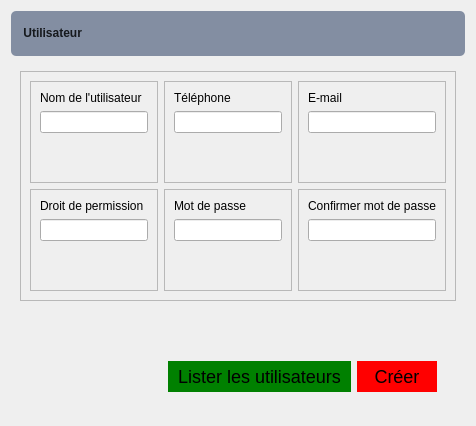
                <widget class="QWidget" name="page_user">
                 <layout class="QVBoxLayout" name="verticalLayout_13">
                  <item>
                   <widget class="QWidget" name="widget_3" native="true">
                    <property name="minimumSize">
                     <size>
                      <width>0</width>
                      <height>45</height>
                     </size>
                    </property>
                    <property name="maximumSize">
                     <size>
                      <width>16777215</width>
                      <height>45</height>
                     </size>
                    </property>
                    <property name="styleSheet">
                     <string notr="true">background-color: #838ea2;
color : #16191d;
font-weight : bold;
border-radius : 5px;</string>
                    </property>
                    <layout class="QHBoxLayout" name="horizontalLayout_11">
                     <item>
                      <widget class="QPushButton" name="pushButton_3">
                       <property name="text">
                        <string> Utilisateur</string>
                       </property>
                       <property name="icon">
                        <iconset resource="resources.qrc">
                         <normaloff>:/icon_2/users.svg</normaloff>:/icon_2/users.svg</iconset>
                       </property>
                      </widget>
                     </item>
                     <item>
                      <spacer name="horizontalSpacer_3">
                       <property name="orientation">
                        <enum>Qt::Horizontal</enum>
                       </property>
                       <property name="sizeHint" stdset="0">
                        <size>
                         <width>40</width>
                         <height>20</height>
                        </size>
                       </property>
                      </spacer>
                     </item>
                    </layout>
                   </widget>
                  </item>
                  <item>
                   <widget class="QWidget" name="widget_4" native="true">
                    <layout class="QVBoxLayout" name="verticalLayout_14">
                     <item>
                      <widget class="QFrame" name="frame_6">
                       <property name="frameShape">
                        <enum>QFrame::StyledPanel</enum>
                       </property>
                       <property name="frameShadow">
                        <enum>QFrame::Raised</enum>
                       </property>
                       <layout class="QGridLayout" name="gridLayout_3">
                        <item row="0" column="0">
                         <widget class="QFrame" name="frame_8">
                          <property name="frameShape">
                           <enum>QFrame::StyledPanel</enum>
                          </property>
                          <property name="frameShadow">
                           <enum>QFrame::Raised</enum>
                          </property>
                          <layout class="QVBoxLayout" name="verticalLayout_15">
                           <item>
                            <widget class="QLabel" name="label">
                             <property name="text">
                              <string>Nom de l'utilisateur</string>
                             </property>
                            </widget>
                           </item>
                           <item>
                            <widget class="QLineEdit" name="lineEdit_5"/>
                           </item>
                           <item>
                            <spacer name="verticalSpacer_7">
                             <property name="orientation">
                              <enum>Qt::Vertical</enum>
                             </property>
                             <property name="sizeHint" stdset="0">
                              <size>
                               <width>20</width>
                               <height>40</height>
                              </size>
                             </property>
                            </spacer>
                           </item>
                          </layout>
                         </widget>
                        </item>
                        <item row="0" column="1">
                         <widget class="QFrame" name="frame_9">
                          <property name="frameShape">
                           <enum>QFrame::StyledPanel</enum>
                          </property>
                          <property name="frameShadow">
                           <enum>QFrame::Raised</enum>
                          </property>
                          <layout class="QVBoxLayout" name="verticalLayout_16">
                           <item>
                            <widget class="QLabel" name="label_6">
                             <property name="text">
                              <string>Téléphone</string>
                             </property>
                            </widget>
                           </item>
                           <item>
                            <widget class="QLineEdit" name="lineEdit_6"/>
                           </item>
                           <item>
                            <spacer name="verticalSpacer_8">
                             <property name="orientation">
                              <enum>Qt::Vertical</enum>
                             </property>
                             <property name="sizeHint" stdset="0">
                              <size>
                               <width>20</width>
                               <height>40</height>
                              </size>
                             </property>
                            </spacer>
                           </item>
                          </layout>
                         </widget>
                        </item>
                        <item row="0" column="2">
                         <widget class="QFrame" name="frame_12">
                          <property name="frameShape">
                           <enum>QFrame::StyledPanel</enum>
                          </property>
                          <property name="frameShadow">
                           <enum>QFrame::Raised</enum>
                          </property>
                          <layout class="QVBoxLayout" name="verticalLayout_19">
                           <item>
                            <widget class="QLabel" name="label_7">
                             <property name="text">
                              <string>E-mail</string>
                             </property>
                            </widget>
                           </item>
                           <item>
                            <widget class="QLineEdit" name="lineEdit_7"/>
                           </item>
                           <item>
                            <spacer name="verticalSpacer_9">
                             <property name="orientation">
                              <enum>Qt::Vertical</enum>
                             </property>
                             <property name="sizeHint" stdset="0">
                              <size>
                               <width>20</width>
                               <height>40</height>
                              </size>
                             </property>
                            </spacer>
                           </item>
                          </layout>
                         </widget>
                        </item>
                        <item row="1" column="0">
                         <widget class="QFrame" name="frame_13">
                          <property name="frameShape">
                           <enum>QFrame::StyledPanel</enum>
                          </property>
                          <property name="frameShadow">
                           <enum>QFrame::Raised</enum>
                          </property>
                          <layout class="QVBoxLayout" name="verticalLayout_22">
                           <item>
                            <widget class="QLabel" name="label_8">
                             <property name="text">
                              <string>Droit de permission</string>
                             </property>
                            </widget>
                           </item>
                           <item>
                            <widget class="QLineEdit" name="lineEdit_8"/>
                           </item>
                           <item>
                            <spacer name="verticalSpacer_14">
                             <property name="orientation">
                              <enum>Qt::Vertical</enum>
                             </property>
                             <property name="sizeHint" stdset="0">
                              <size>
                               <width>20</width>
                               <height>40</height>
                              </size>
                             </property>
                            </spacer>
                           </item>
                          </layout>
                         </widget>
                        </item>
                        <item row="1" column="1">
                         <widget class="QFrame" name="frame_14">
                          <property name="frameShape">
                           <enum>QFrame::StyledPanel</enum>
                          </property>
                          <property name="frameShadow">
                           <enum>QFrame::Raised</enum>
                          </property>
                          <layout class="QVBoxLayout" name="verticalLayout_21">
                           <item>
                            <widget class="QLabel" name="label_9">
                             <property name="text">
                              <string>Mot de passe</string>
                             </property>
                            </widget>
                           </item>
                           <item>
                            <widget class="QLineEdit" name="lineEdit_11"/>
                           </item>
                           <item>
                            <spacer name="verticalSpacer_15">
                             <property name="orientation">
                              <enum>Qt::Vertical</enum>
                             </property>
                             <property name="sizeHint" stdset="0">
                              <size>
                               <width>20</width>
                               <height>40</height>
                              </size>
                             </property>
                            </spacer>
                           </item>
                          </layout>
                         </widget>
                        </item>
                        <item row="1" column="2">
                         <widget class="QFrame" name="frame_15">
                          <property name="frameShape">
                           <enum>QFrame::StyledPanel</enum>
                          </property>
                          <property name="frameShadow">
                           <enum>QFrame::Raised</enum>
                          </property>
                          <layout class="QVBoxLayout" name="verticalLayout_20">
                           <item>
                            <widget class="QLabel" name="label_12">
                             <property name="text">
                              <string>Confirmer mot de passe</string>
                             </property>
                            </widget>
                           </item>
                           <item>
                            <widget class="QLineEdit" name="lineEdit_12"/>
                           </item>
                           <item>
                            <spacer name="verticalSpacer_16">
                             <property name="orientation">
                              <enum>Qt::Vertical</enum>
                             </property>
                             <property name="sizeHint" stdset="0">
                              <size>
                               <width>20</width>
                               <height>40</height>
                              </size>
                             </property>
                            </spacer>
                           </item>
                          </layout>
                         </widget>
                        </item>
                       </layout>
                      </widget>
                     </item>
                     <item>
                      <spacer name="verticalSpacer_10">
                       <property name="orientation">
                        <enum>Qt::Vertical</enum>
                       </property>
                       <property name="sizeHint" stdset="0">
                        <size>
                         <width>20</width>
                         <height>40</height>
                        </size>
                       </property>
                      </spacer>
                     </item>
                     <item>
                      <widget class="QFrame" name="frame_7">
                       <property name="minimumSize">
                        <size>
                         <width>0</width>
                         <height>50</height>
                        </size>
                       </property>
                       <property name="maximumSize">
                        <size>
                         <width>16777215</width>
                         <height>100</height>
                        </size>
                       </property>
                       <property name="styleSheet">
                        <string notr="true">*{
border : none;
font-size: 18px;

padding: 5px 10px;
}

#listPushButton {
background-color: green;
}

#createPushButton {
width: 60px;
background-color: red;
}</string>
                       </property>
                       <property name="frameShape">
                        <enum>QFrame::StyledPanel</enum>
                       </property>
                       <property name="frameShadow">
                        <enum>QFrame::Raised</enum>
                       </property>
                       <layout class="QHBoxLayout" name="horizontalLayout_12">
                        <item>
                         <spacer name="horizontalSpacer_2">
                          <property name="orientation">
                           <enum>Qt::Horizontal</enum>
                          </property>
                          <property name="sizeHint" stdset="0">
                           <size>
                            <width>40</width>
                            <height>20</height>
                           </size>
                          </property>
                         </spacer>
                        </item>
                        <item>
                         <widget class="QPushButton" name="listPushButton">
                          <property name="cursor">
                           <cursorShape>PointingHandCursor</cursorShape>
                          </property>
                          <property name="text">
                           <string>Lister les utilisateurs</string>
                          </property>
                         </widget>
                        </item>
                        <item>
                         <widget class="QPushButton" name="createPushButton">
                          <property name="cursor">
                           <cursorShape>PointingHandCursor</cursorShape>
                          </property>
                          <property name="styleSheet">
                           <string notr="true"/>
                          </property>
                          <property name="text">
                           <string>Créer</string>
                          </property>
                         </widget>
                        </item>
                       </layout>
                      </widget>
                     </item>
                    </layout>
                   </widget>
                  </item>
                 </layout>
                </widget>
